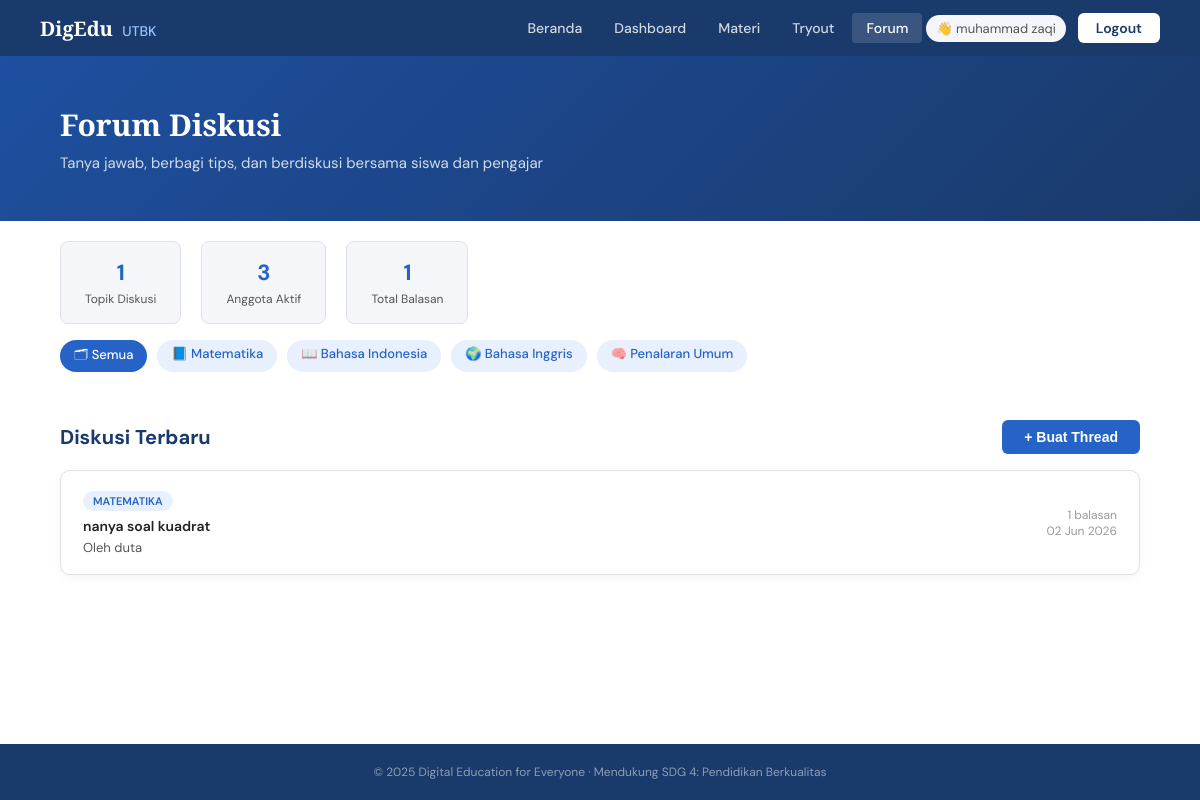
/pages/forum.php (signed in), run on the app's committed database.
### tables this page shows
CREATE TABLE `forum_threads` (
  `id` int NOT NULL,
  `user_id` int NOT NULL,
  `judul` varchar(255) NOT NULL,
  `isi` text NOT NULL,
  `kategori` enum('Matematika','Bahasa Indonesia','Bahasa Inggris','Penalaran Umum','Umum') DEFAULT 'Umum',
  `created_at` datetime DEFAULT CURRENT_TIMESTAMP
);

CREATE TABLE `users` (
  `id` int NOT NULL,
  `nama` varchar(100) NOT NULL,
  `email` varchar(100) NOT NULL,
  `password` varchar(255) NOT NULL,
  `role` enum('siswa','admin') DEFAULT 'siswa',
  `created_at` datetime DEFAULT CURRENT_TIMESTAMP
);

### pages/forum.php (the view, shortened to what this page needs)
<?php
require_once '../includes/db.php';
$user_id = $_SESSION['user_id'] ?? 0;
$view_thread = null; $replies = [];
$filter_kat  = $_GET['kat'] ?? '';
$allowed_kat = ['Matematika','Bahasa Indonesia','Bahasa Inggris','Penalaran Umum','Umum'];
if ($filter_kat && in_array($filter_kat, $allowed_kat)) {
    $stmt = $conn->prepare("SELECT t.*, u.nama, (SELECT COUNT(*) FROM forum_replies r WHERE r.thread_id=t.id) AS jml_balasan FROM forum_threads t JOIN users u ON t.user_id=u.id WHERE t.kategori=? ORDER BY t.created_at DESC");
    $stmt->bind_param('s', $filter_kat);
    $stmt->execute();
    $threads = $stmt->get_result()->fetch_all(MYSQLI_ASSOC);
} else {
    $threads = $conn->query("SELECT t.*, u.nama, (SELECT COUNT(*) FROM forum_replies r WHERE r.thread_id=t.id) AS jml_balasan FROM forum_threads t JOIN users u ON t.user_id=u.id ORDER BY t.created_at DESC")->fetch_all(MYSQLI_ASSOC);
}
$jml_thread  = $conn->query("SELECT COUNT(*) AS c FROM forum_threads")->fetch_assoc()['c'];
$jml_anggota = $conn->query("SELECT COUNT(*) AS c FROM users")->fetch_assoc()['c'];
$jml_balasan = $conn->query("SELECT COUNT(*) AS c FROM forum_replies")->fetch_assoc()['c'];
require_once '../includes/header.php';
?>
<main>
  <div class="page-header animate__animated animate__fadeIn">
    <h1>Forum Diskusi</h1>
    <p>Tanya jawab, berbagi tips, dan berdiskusi bersama siswa dan pengajar</p>
  </div>
  <div class="forum-stats">
    <div class="stat-box animate__animated animate__fadeInUp" style="animation-delay:.1s"><h3><?= $jml_thread ?></h3><p>Topik Diskusi</p></div>
    <div class="stat-box animate__animated animate__fadeInUp" style="animation-delay:.2s"><h3><?= $jml_anggota ?></h3><p>Anggota Aktif</p></div>
    <div class="stat-box animate__animated animate__fadeInUp" style="animation-delay:.3s"><h3><?= $jml_balasan ?></h3><p>Total Balasan</p></div>
  </div>
  <div class="forum-category">
    <a href="forum.php" class="forum-tag <?= !$filter_kat?'active':'' ?>">🗂 Semua</a>
    <?php foreach (['Matematika'=>'📘','Bahasa Indonesia'=>'📖','Bahasa Inggris'=>'🌍','Penalaran Umum'=>'🧠'] as $kat=>$ico): ?>
      <a href="forum.php?kat=<?= urlencode($kat) ?>" class="forum-tag <?= $filter_kat===$kat?'active':'' ?>"><?= $ico ?> <?= $kat ?></a>
    <?php endforeach; ?>
  </div>
  <div class="section">
  <?php if ($view_thread): ?>
    <a href="forum.php" class="btn-back">← Kembali ke Forum</a>
    <div class="thread-detail animate__animated animate__fadeIn">
      <div class="thread-header">
        <span class="card-badge"><?= htmlspecialchars($view_thread['kategori']) ?></span>
        <h2 id="thread-judul-text"><?= htmlspecialchars($view_thread['judul']) ?></h2>
        <p class="thread-meta">Oleh <strong><?= htmlspecialchars($view_thread['nama']) ?></strong> · <?= date('d M Y H:i', strtotime($view_thread['created_at'])) ?></p>
      </div>
      <div class="thread-body">
        <p id="thread-isi-text"><?= nl2br(htmlspecialchars($view_thread['isi'])) ?></p>
        <?php if ($view_thread['user_id'] == $user_id): ?>
        <div style="display:flex;gap:8px;margin-top:14px">
          <button class="btn-edit-sm" onclick="toggleEditThread()">✏️ Edit</button>
          <form method="POST" style="display:inline" onsubmit="return confirmHapusThread(event)">
            <input type="hidden" name="action" value="hapus_thread" />
            <input type="hidden" name="thread_id" value="<?= $view_thread['id'] ?>" />
            <button type="submit" class="btn-danger-sm">🗑 Hapus</button>
          </form>
        </div>
        <div class="edit-form-wrap" id="edit-thread-form" style="display:none">
          <h4>✏️ Edit Thread</h4>
          <form method="POST" action="forum.php">
            <input type="hidden" name="action" value="edit_thread" />
            <input type="hidden" name="thread_id" value="<?= $view_thread['id'] ?>" />
            <div class="form-group">
              <label>Judul</label>
              <input type="text" name="judul" value="<?= htmlspecialchars($view_thread['judul']) ?>" required />
            </div>
            <div class="form-group">
              <label>Isi</label>
              <textarea name="isi" required><?= htmlspecialchars($view_thread['isi']) ?></textarea>
            </div>
            <div style="display:flex;gap:8px">
              <button type="submit" class="btn-primary">Simpan Perubahan</button>
              <button type="button" class="btn-outline-dark" onclick="toggleEditThread()">Batal</button>
            </div>
          </form>
        </div>
        <?php endif; ?>
      </div>
    </div>
    <h3 class="section-title" style="margin-top:30px"><?= count($replies) ?> Balasan</h3>
    <?php foreach ($replies as $rp): ?>
    <div class="reply-item animate__animated animate__fadeInUp" id="reply-<?= $rp['id'] ?>">
      <div class="reply-author">
        <span class="avatar-circle"><?= strtoupper(substr($rp['nama'],0,1)) ?></span>
        <div>
          <strong><?= htmlspecialchars($rp['nama']) ?></strong>
          <span class="reply-time"><?= date('d M Y H:i', strtotime($rp['created_at'])) ?></span>
        </div>
        <?php if ($rp['user_id'] == $user_id): ?>
        <div style="margin-left:auto;display:flex;gap:6px">
          <button class="btn-edit-sm" onclick="toggleEditReply(<?= $rp['id'] ?>)">✏️</button>
          <form method="POST" style="display:inline" onsubmit="return confirmHapusReply(event)">
            <input type="hidden" name="action" value="hapus_reply" />
            <input type="hidden" name="reply_id" value="<?= $rp['id'] ?>" />
            <input type="hidden" name="thread_id" value="<?= $view_thread['id'] ?>" />
            <button type="submit" class="btn-danger-sm">🗑</button>
          </form>
        </div>
        <?php endif; ?>
      </div>
      <p id="reply-isi-<?= $rp['id'] ?>"><?= nl2br(htmlspecialchars($rp['isi'])) ?></p>
      <?php if ($rp['user_id'] == $user_id): ?>
      <div class="edit-form-wrap" id="edit-reply-<?= $rp['id'] ?>" style="display:none">
        <h4>✏️ Edit Balasan</h4>
        <form method="POST" action="forum.php">
          <input type="hidden" name="action" value="edit_reply" />
          <input type="hidden" name="reply_id" value="<?= $rp['id'] ?>" />
          <input type="hidden" name="thread_id" value="<?= $view_thread['id'] ?>" />
          <div class="form-group">
            <textarea name="isi" required><?= htmlspecialchars($rp['isi']) ?></textarea>
          </div>
          <div style="display:flex;gap:8px">
            <button type="submit" class="btn-primary">Simpan</button>
            <button type="button" class="btn-outline-dark" onclick="toggleEditReply(<?= $rp['id'] ?>)">Batal</button>
          </div>
        </form>
      </div>
      <?php endif; ?>
    </div>
    <?php endforeach; ?>
    <div class="reply-form-wrap">
      <h3>Tulis Balasan</h3>
      <form method="POST" action="forum.php">
        <input type="hidden" name="action" value="balas" />
        <input type="hidden" name="thread_id" value="<?= $view_thread['id'] ?>" />
        <textarea name="isi" placeholder="Tulis balasanmu di sini..." required></textarea>
        <button type="submit" class="btn-primary">Kirim Balasan</button>
      </form>
    </div>
  <?php else: ?>
    <div class="tw-flex tw-justify-between tw-items-center tw-mb-4">
      <h2 class="section-title" style="margin-bottom:0">Diskusi Terbaru</h2>
      <button class="btn-blue" onclick="toggleModal('modal-thread')">+ Buat Thread</button>
    </div>
    <div class="forum-list">
      <?php foreach ($threads as $t): ?>
      <a href="forum.php?thread=<?= $t['id'] ?>" class="forum-item forum-item-link animate__animated animate__fadeInUp">
        <div>
          <span class="card-badge" style="margin-bottom:6px"><?= htmlspecialchars($t['kategori']) ?></span>
          <h3><?= htmlspecialchars($t['judul']) ?></h3>
          <p class="tw-text-sm tw-text-gray">Oleh <?= htmlspecialchars($t['nama']) ?></p>
        </div>
        <div class="forum-meta">
          <div><?= $t['jml_balasan'] ?> balasan</div>
          <div><?= date('d M Y', strtotime($t['created_at'])) ?></div>
        </div>
      </a>
      <?php endforeach; ?>
    </div>
  <?php endif; ?>
  </div>
</main>
<?php require_once '../includes/footer.php'; ?>

### assets/css/style.css (style rules this page uses)
*, *::before, *::after { box-sizing: border-box; margin: 0; padding: 0; }
:root { --biru-tua: #1a3a6b; --biru: #2563c7; --hijau: #28a745; --abu-bg: #f4f6fa; --abu-teks: #555; --border: #dee2e6; }
body { font-family: 'DM Sans', sans-serif; color: #222; background: #fff; min-height: 100vh; display: flex; flex-direction: column; }
main { flex: 1; }
a { text-decoration: none; color: inherit; }
.btn-blue { background: var(--biru); color: #fff; border: none; padding: 9px 22px; border-radius: 6px; font-size: 14px; font-weight: 600; cursor: pointer; display: inline-block; transition: background 0.2s; }
.page-header { background: linear-gradient(135deg, #1e4fa0, var(--biru-tua)); padding: 48px 60px; color: #fff; }
.page-header h1 { font-family: 'Playfair Display', serif; font-size: 30px; margin-bottom: 8px; }
.page-header p { font-size: 15px; color: rgba(255,255,255,0.8); }
.section { padding: 48px 60px; }
.section-title { font-size: 20px; font-weight: 700; color: var(--biru-tua); margin-bottom: 24px; }
.card-badge { display: inline-block; background: #e8f0fe; color: var(--biru); font-size: 11px; font-weight: 600; padding: 3px 10px; border-radius: 20px; margin-bottom: 12px; text-transform: uppercase; }
.forum-list { display: flex; flex-direction: column; gap: 14px; }
.forum-item { background: #fff; border: 1px solid var(--border); border-radius: 10px; padding: 18px 22px; display: flex; justify-content: space-between; align-items: center; transition: box-shadow 0.2s; box-shadow: 0 2px 8px rgba(0,0,0,0.05); }
.forum-item h3 { font-size: 14px; font-weight: 600; margin-bottom: 4px; }
.forum-item p { font-size: 13px; color: var(--abu-teks); }
.forum-meta { font-size: 12px; color: #999; text-align: right; flex-shrink: 0; margin-left: 20px; }
.forum-stats { display: flex; gap: 20px; padding: 20px 60px 0; }
.stat-box { background: var(--abu-bg); border: 1px solid var(--border); border-radius: 8px; padding: 16px 24px; text-align: center; min-width: 120px; }
.stat-box h3 { font-size: 22px; font-weight: 700; color: var(--biru); margin-bottom: 4px; }
.stat-box p { font-size: 12px; color: var(--abu-teks); }
.forum-category { display: flex; gap: 10px; padding: 16px 60px 0; flex-wrap: wrap; }
.forum-tag { background: #e8f0fe; color: var(--biru); padding: 5px 14px; border-radius: 20px; font-size: 13px; font-weight: 500; cursor: pointer; transition: background 0.2s, color 0.2s; text-decoration: none; display: inline-block; }
.forum-tag:hover, .forum-tag.active { background: var(--biru); color: #fff; }
.forum-item-link { display: flex; justify-content: space-between; align-items: center; text-decoration: none; color: inherit; }
.tw-flex { display: flex; }
.tw-items-center { align-items: center; }
.tw-justify-between { justify-content: space-between; }
.tw-mb-4 { margin-bottom: 16px; }
.tw-text-sm { font-size: 13px; }
.tw-text-gray { color: #888; }

### data on the page
forum_threads: kategori "MATEMATIKA", judul "nanya soal kuadrat", user.nama "duta", jml_balasan "1", created_at "02 Jun 2026"

### other printed values
$nama_user "muhammad zaqi"
$jml_thread "1"
$jml_anggota "3"
$jml_balasan "1"
$ico "📘"
$kat "Matematika"
$ico "📖"
$kat "Bahasa Indonesia"
$ico "🌍"
$kat "Bahasa Inggris"
$ico "🧠"
$kat "Penalaran Umum"
